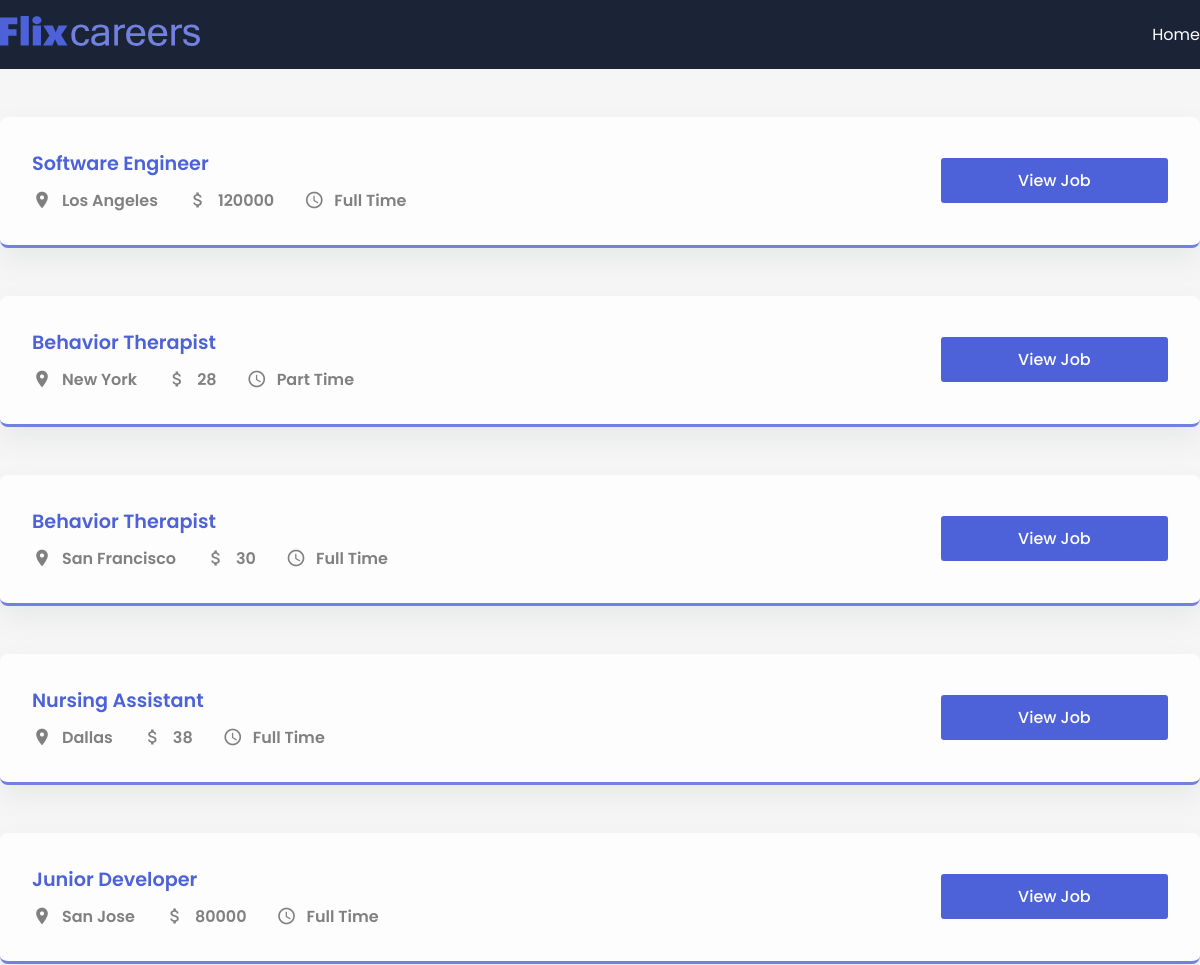
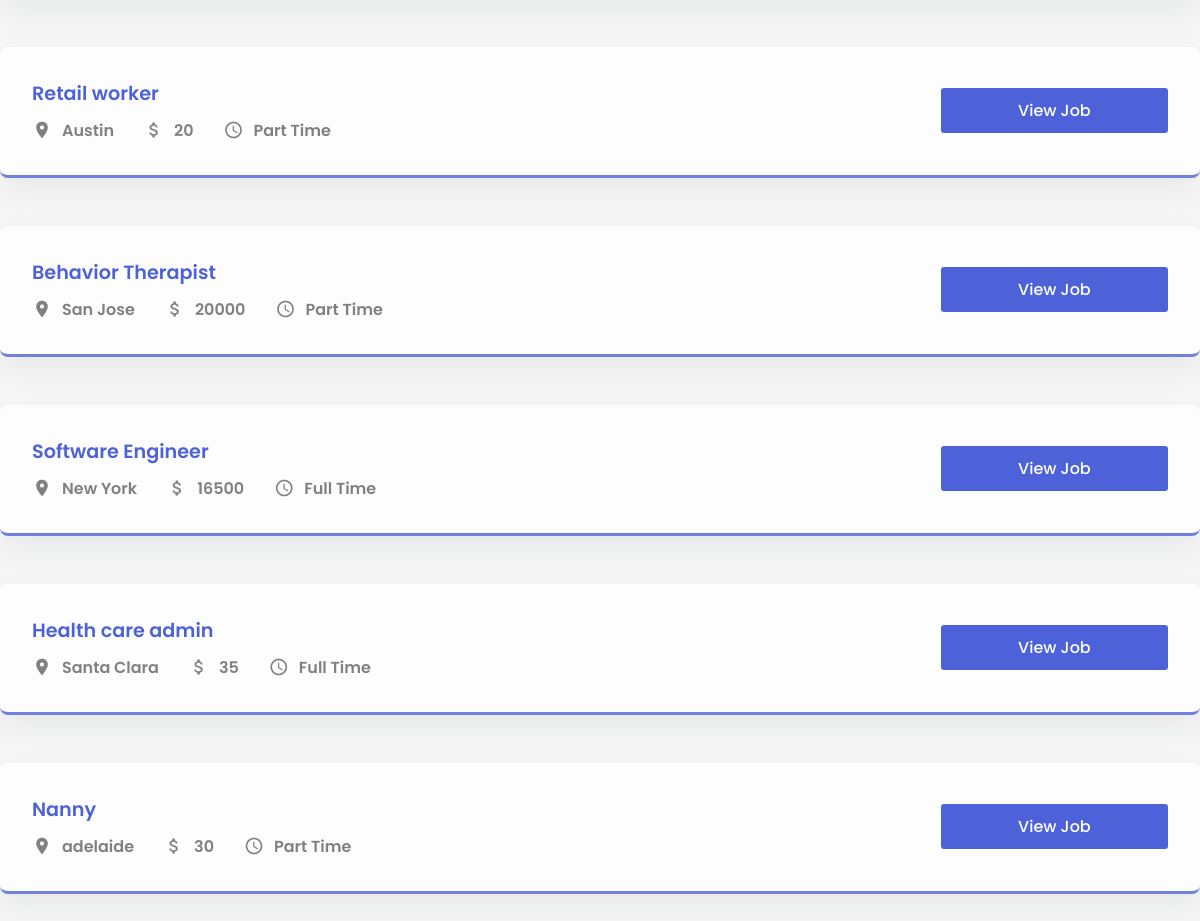
The page / on the database its author committed (2 pictures, top to bottom).
### app/models.py (models this page shows, shortened)
class JobPost(models.Model):
    JOB_TYPE_CHOICES = [
        ('Full Time', 'Full Time'),
        ('Part Time', 'Part Time')
    ]
    title = models.CharField(max_length=200)
    description = models.TextField()
    date = models.DateTimeField(auto_now_add=True)
    expiry = models.DateField(null=True)
    salary = models.IntegerField()
    slug = models.SlugField(null=True, max_length=40, unique=True)
    location = models.OneToOneField(Location, on_delete=models.CASCADE, null=True)
    author = models.ForeignKey(Author, on_delete=models.CASCADE, null=True)
    skills = models.ManyToManyField(Skills)
    type = models.CharField(max_length=200, null=False, choices=JOB_TYPE_CHOICES)

class Location(models.Model):
    street = models.CharField(max_length=200)
    city = models.CharField(max_length=200)
    state = models.CharField(max_length=200)
    country = models.CharField(max_length=200)
    zipcode = models.CharField(max_length=200)

### app/views.py (the view)
# urls.py: path('', views.job_list, name='jobs_home'),
def job_list(request):
    jobs = JobPost.objects.all()
    context={
        "jobs": jobs
    }
    return render(request, "app/index.html", context)

### app/templates/app/index.html (shortened to what this page needs)
{% extends "base.html" %}
{% block content %}
      <section>
        <div class="container">
            {% for job in jobs %}
        <div class="post">
          <div class="job-info">
            <h1 class="job-title">{{job.title}}</h1>
            <div class="job-des">
              <div class="location item">
                <span class="material-icons"> place </span>
                <p>{{job.location.city}}</p>
              </div>
              <div class="budget item">
                <span class="material-icons"> attach_money </span>
                <p>{{job.salary}}</p>
              </div>
              <div class="time item">
                <span class="material-icons"> schedule </span>
                <p>{{job.type}}</p>
              </div>
            </div>
          </div>
          <div class="buttons">
            <button class="apply">
              <a href="{% url 'jobs_detail' forloop.counter %}">View Job</a>
            </button>
          </div>
        </div>
        {% endfor %}
      </div>
    </section>
{% endblock content %}

### templates/base.html (shortened to what this page needs)
{% load static %}
<!DOCTYPE html>
<html lang="en">
  <head>
    <link rel="stylesheet" type="text/css" href="{% static 'app/style.css' %}" />
  </head>
  <body>
    <header>
      <nav>
        <div class="container">
          <div class="logo">
            <img src="{% static 'app/logo.svg' %}" alt="" />
          </div>
          <div class="links">
            <a href="{% url 'jobs_home' %}">Home</a>
          </div>
        </div>
      </nav>
    </header>
    {% block content %}
    {% endblock content %}
  </body>
</html>

### app/static/app/style.css (style rules this page uses)
* { margin: 0; padding: 0; box-sizing: border-box; font-family: "Poppins", sans-serif; }
:root { --blue: #4d62d8; --lblue: #7281e0; --card: #fdfdfd; --shadow: #64646f17 0px 12px 29px 0px; --nav: #1b2436; }
body { background: #f5f6f5; }
button { border: none; outline: none; cursor: pointer; border-radius: 3px; }
nav { background: var(--nav); padding: 1em 0; }
a { text-decoration: none; color: white; }
.container { max-width: 1200px; margin: auto; }
nav .container { display: flex; align-items: center; justify-content: space-between; color: white; }
.logo { width: 200px; }
img { width: 100%; }
.links { display: flex; align-items: center; justify-content: center; }
.links a { color: white; margin-left: 30px; font-size: 1rem; font-weight: 400; }
.post { background: var(--card); border-radius: 8px; padding: 2em; box-shadow: var(--shadow); margin-top: 3em; display: grid; align-items: center; grid-template-columns: 8fr 2fr; border-bottom: 3px solid var(--lblue); }
.buttons { display: grid; grid-template-columns: repeat(1, 1fr); gap: 20px; }
.post:last-child { margin-bottom: 5em; }
.item { display: flex; align-items: center; margin-left: 30px; }
.item:first-child { margin-left: 0; }
.job-des { display: flex; align-items: center; }
.item span { margin-right: 10px; font-size: 20px !important; color: gray; }
.item p { font-size: 1rem; font-weight: 600; color: gray; }
.apply { background: var(--blue); height: 45px; padding: 0 40px; color: white; font-size: 1rem; font-weight: 500; }
.job-title { font-size: 1.2rem; font-weight: 600; margin-bottom: 10px; color: var(--blue); }
button { cursor: pointer; }

### rows shown on the page
JobPost: title "Software Engineer", location.city "Los Angeles", salary "120000", type "Full Time"
JobPost: title "Behavior Therapist", location.city "New York", salary "28", type "Part Time"
JobPost: title "Behavior Therapist", location.city "San Francisco", salary "30", type "Full Time"
JobPost: title "Nursing Assistant", location.city "Dallas", salary "38", type "Full Time"
JobPost: title "Junior Developer", location.city "San Jose", salary "80000", type "Full Time"
JobPost: title "Retail worker", location.city "Austin", salary "20", type "Part Time"
JobPost: title "Behavior Therapist", location.city "San Jose", salary "20000", type "Part Time"
JobPost: title "Software Engineer", location.city "New York", salary "16500", type "Full Time"
JobPost: title "Health care admin", location.city "Santa Clara", salary "35", type "Full Time"
JobPost: title "Nanny", location.city "adelaide", salary "30", type "Part Time"
